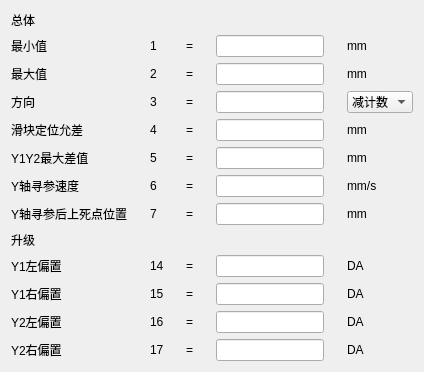
       <widget class="QWidget" name="tab_21">
        <attribute name="title">
         <string>总体</string>
        </attribute>
        <layout class="QGridLayout" name="gridLayout_14">
         <item row="0" column="0">
          <layout class="QGridLayout" name="gridLayout_13">
           <item row="0" column="0">
            <widget class="QLabel" name="label_76">
             <property name="text">
              <string>总体</string>
             </property>
            </widget>
           </item>
           <item row="0" column="1" rowspan="2">
            <spacer name="horizontalSpacer_57">
             <property name="orientation">
              <enum>Qt::Horizontal</enum>
             </property>
             <property name="sizeHint" stdset="0">
              <size>
               <width>17</width>
               <height>20</height>
              </size>
             </property>
            </spacer>
           </item>
           <item row="0" column="3" rowspan="2">
            <spacer name="horizontalSpacer_58">
             <property name="orientation">
              <enum>Qt::Horizontal</enum>
             </property>
             <property name="sizeHint" stdset="0">
              <size>
               <width>17</width>
               <height>20</height>
              </size>
             </property>
            </spacer>
           </item>
           <item row="0" column="5" rowspan="2">
            <spacer name="horizontalSpacer_59">
             <property name="orientation">
              <enum>Qt::Horizontal</enum>
             </property>
             <property name="sizeHint" stdset="0">
              <size>
               <width>17</width>
               <height>20</height>
              </size>
             </property>
            </spacer>
           </item>
           <item row="1" column="0">
            <widget class="QLabel" name="label_26">
             <property name="text">
              <string>最小值</string>
             </property>
            </widget>
           </item>
           <item row="1" column="2">
            <widget class="QLabel" name="label_33">
             <property name="text">
              <string>1</string>
             </property>
            </widget>
           </item>
           <item row="1" column="4">
            <widget class="QLabel" name="label_50">
             <property name="text">
              <string>=</string>
             </property>
            </widget>
           </item>
           <item row="1" column="6">
            <widget class="QLineEdit" name="lineEdit_15"/>
           </item>
           <item row="1" column="7">
            <spacer name="horizontalSpacer_60">
             <property name="orientation">
              <enum>Qt::Horizontal</enum>
             </property>
             <property name="sizeHint" stdset="0">
              <size>
               <width>17</width>
               <height>20</height>
              </size>
             </property>
            </spacer>
           </item>
           <item row="1" column="8">
            <widget class="QLabel" name="label_55">
             <property name="text">
              <string>mm</string>
             </property>
            </widget>
           </item>
           <item row="2" column="0">
            <widget class="QLabel" name="label_56">
             <property name="text">
              <string>最大值</string>
             </property>
            </widget>
           </item>
           <item row="2" column="2" colspan="2">
            <widget class="QLabel" name="label_59">
             <property name="text">
              <string>2</string>
             </property>
            </widget>
           </item>
           <item row="2" column="4">
            <widget class="QLabel" name="label_57">
             <property name="text">
              <string>=</string>
             </property>
            </widget>
           </item>
           <item row="2" column="6">
            <widget class="QLineEdit" name="lineEdit_16"/>
           </item>
           <item row="2" column="8">
            <widget class="QLabel" name="label_58">
             <property name="text">
              <string>mm</string>
             </property>
            </widget>
           </item>
           <item row="3" column="0">
            <widget class="QLabel" name="label_61">
             <property name="text">
              <string>方向</string>
             </property>
            </widget>
           </item>
           <item row="3" column="2" colspan="2">
            <widget class="QLabel" name="label_63">
             <property name="text">
              <string>3</string>
             </property>
            </widget>
           </item>
           <item row="3" column="4">
            <widget class="QLabel" name="label_62">
             <property name="text">
              <string>=</string>
             </property>
            </widget>
           </item>
           <item row="3" column="6">
            <widget class="QLineEdit" name="lineEdit_17"/>
           </item>
           <item row="3" column="8">
            <widget class="QComboBox" name="comboBox_7">
             <item>
              <property name="text">
               <string>减计数</string>
              </property>
             </item>
             <item>
              <property name="text">
               <string>增计数</string>
              </property>
             </item>
            </widget>
           </item>
           <item row="4" column="0">
            <widget class="QLabel" name="label_66">
             <property name="text">
              <string>滑块定位允差</string>
             </property>
            </widget>
           </item>
           <item row="4" column="2" colspan="2">
            <widget class="QLabel" name="label_67">
             <property name="text">
              <string>4</string>
             </property>
            </widget>
           </item>
           <item row="4" column="4">
            <widget class="QLabel" name="label_65">
             <property name="text">
              <string>=</string>
             </property>
            </widget>
           </item>
           <item row="4" column="6">
            <widget class="QLineEdit" name="lineEdit_18"/>
           </item>
           <item row="4" column="8">
            <widget class="QLabel" name="label_64">
             <property name="text">
              <string>mm</string>
             </property>
            </widget>
           </item>
           <item row="5" column="0">
            <widget class="QLabel" name="label_70">
             <property name="text">
              <string>Y1Y2最大差值</string>
             </property>
            </widget>
           </item>
           <item row="5" column="2" colspan="2">
            <widget class="QLabel" name="label_69">
             <property name="text">
              <string>5</string>
             </property>
            </widget>
           </item>
           <item row="5" column="4">
            <widget class="QLabel" name="label_71">
             <property name="text">
              <string>=</string>
             </property>
            </widget>
           </item>
           <item row="5" column="6">
            <widget class="QLineEdit" name="lineEdit_19"/>
           </item>
           <item row="5" column="8">
            <widget class="QLabel" name="label_68">
             <property name="text">
              <string>mm</string>
             </property>
            </widget>
           </item>
           <item row="6" column="0">
            <widget class="QLabel" name="label_75">
             <property name="text">
              <string>Y轴寻参速度</string>
             </property>
            </widget>
           </item>
           <item row="6" column="2" colspan="2">
            <widget class="QLabel" name="label_73">
             <property name="text">
              <string>6</string>
             </property>
            </widget>
           </item>
           <item row="6" column="4">
            <widget class="QLabel" name="label_74">
             <property name="text">
              <string>=</string>
             </property>
            </widget>
           </item>
           <item row="6" column="6">
            <widget class="QLineEdit" name="lineEdit_20"/>
           </item>
           <item row="6" column="8">
            <widget class="QLabel" name="label_72">
             <property name="text">
              <string>mm/s</string>
             </property>
            </widget>
           </item>
           <item row="7" column="0">
            <widget class="QLabel" name="label_103">
             <property name="text">
              <string>Y轴寻参后上死点位置</string>
             </property>
            </widget>
           </item>
           <item row="7" column="2" colspan="2">
            <widget class="QLabel" name="label_105">
             <property name="text">
              <string>7</string>
             </property>
            </widget>
           </item>
           <item row="7" column="4">
            <widget class="QLabel" name="label_104">
             <property name="text">
              <string>=</string>
             </property>
            </widget>
           </item>
           <item row="7" column="6">
            <widget class="QLineEdit" name="lineEdit_27"/>
           </item>
           <item row="7" column="8">
            <widget class="QLabel" name="label_102">
             <property name="text">
              <string>mm</string>
             </property>
            </widget>
           </item>
           <item row="8" column="0">
            <widget class="QLabel" name="label_106">
             <property name="text">
              <string>升级</string>
             </property>
            </widget>
           </item>
           <item row="9" column="0">
            <widget class="QLabel" name="label_110">
             <property name="text">
              <string>Y1左偏置</string>
             </property>
            </widget>
           </item>
           <item row="9" column="2" colspan="2">
            <widget class="QLabel" name="label_109">
             <property name="text">
              <string>14</string>
             </property>
            </widget>
           </item>
           <item row="9" column="4">
            <widget class="QLabel" name="label_108">
             <property name="text">
              <string>=</string>
             </property>
            </widget>
           </item>
           <item row="9" column="6">
            <widget class="QLineEdit" name="lineEdit_28"/>
           </item>
           <item row="9" column="8">
            <widget class="QLabel" name="label_107">
             <property name="text">
              <string>DA</string>
             </property>
            </widget>
           </item>
           <item row="10" column="0">
            <widget class="QLabel" name="label_112">
             <property name="text">
              <string>Y1右偏置</string>
             </property>
            </widget>
           </item>
           <item row="10" column="2" colspan="2">
            <widget class="QLabel" name="label_113">
             <property name="text">
              <string>15</string>
             </property>
            </widget>
           </item>
           <item row="10" column="4">
            <widget class="QLabel" name="label_114">
             <property name="text">
              <string>=</string>
             </property>
            </widget>
           </item>
           <item row="10" column="6">
            <widget class="QLineEdit" name="lineEdit_29"/>
           </item>
           <item row="10" column="8">
            <widget class="QLabel" name="label_111">
             <property name="text">
              <string>DA</string>
             </property>
            </widget>
           </item>
           <item row="11" column="0">
            <widget class="QLabel" name="label_117">
             <property name="text">
              <string>Y2左偏置</string>
             </property>
            </widget>
           </item>
           <item row="11" column="2" colspan="2">
            <widget class="QLabel" name="label_118">
             <property name="text">
              <string>16</string>
             </property>
            </widget>
           </item>
           <item row="11" column="4">
            <widget class="QLabel" name="label_116">
             <property name="text">
              <string>=</string>
             </property>
            </widget>
           </item>
           <item row="11" column="6">
            <widget class="QLineEdit" name="lineEdit_30"/>
           </item>
           <item row="11" column="8">
            <widget class="QLabel" name="label_115">
             <property name="text">
              <string>DA</string>
             </property>
            </widget>
           </item>
           <item row="12" column="0">
            <widget class="QLabel" name="label_120">
             <property name="text">
              <string>Y2右偏置</string>
             </property>
            </widget>
           </item>
           <item row="12" column="2" colspan="2">
            <widget class="QLabel" name="label_122">
             <property name="text">
              <string>17</string>
             </property>
            </widget>
           </item>
           <item row="12" column="4">
            <widget class="QLabel" name="label_121">
             <property name="text">
              <string>=</string>
             </property>
            </widget>
           </item>
           <item row="12" column="6">
            <widget class="QLineEdit" name="lineEdit_31"/>
           </item>
           <item row="12" column="8">
            <widget class="QLabel" name="label_119">
             <property name="text">
              <string>DA</string>
             </property>
            </widget>
           </item>
          </layout>
         </item>
        </layout>
       </widget>
